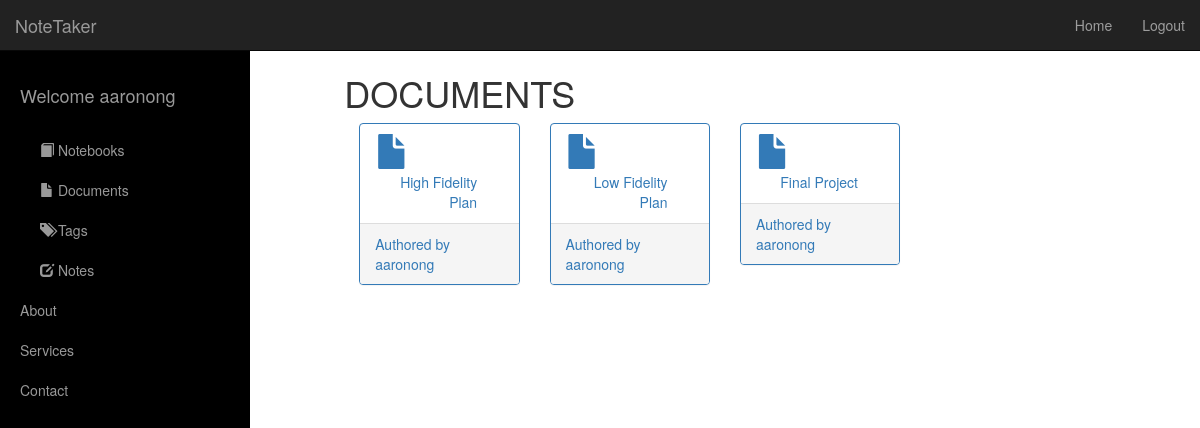
Page /documents/ (signed in) on the committed database.
### notetaker/models.py (models this page shows, shortened)
@python_2_unicode_compatible
class Document(models.Model):
    title = models.CharField(max_length=50)
    notebook = models.ForeignKey(Notebook) # reparented to diff notebook upon delete
    permissions = models.ManyToManyField(
        NoteUser,
        through='Authorization',
        through_fields=('document', 'user')
    )
    time_created = models.DateTimeField(blank=False, auto_now_add=True)
    time_modified = models.DateTimeField(blank=False, auto_now_add=True)

### notetaker/views.py (the view)
# urls.py: url(r'^documents/$', views.documents, name='documents'),
def documents(request):
    all_documents = Document.objects.filter(authorization__user=request.user)
    docs = {}
    for doc in all_documents:
        docs[doc] = NoteUser.objects.filter(authorization__document=doc, authorization__type=3)[0]
    context = {
        'all_documents': docs,
    }
    return render(request, 'documents.html', context)

### notetaker/models.py (called while the page is built)
    def __str__(self):
        return self.username

### templates/documents.html (shortened to what this page needs)
{% extends 'base.html' %}
{% load staticfiles %}
{% block content %}
    <h2>Secret header</h2>
    <h1>DOCUMENTS</h1>
    {% if all_documents %}
        {% for document, owner in all_documents.items %}
            <div class="col-lg-3 col-md-6">
                <div class="panel panel-primary">
                    <a href="/documents/{{ document.id }}/">
                        <div class="panel-heading">
                            <div class="row">
                                <div class="col-xs-2">
                                    <i style="font-size:2.5em;" class="glyphicon glyphicon-file"></i>
                                </div>
                                <div class="col-xs-10 text-right">
                                    <div>{{ document.title }}</div>
                                </div>
                            </div>
                        </div>
                    </a>
                    <a href="/profile/{{ owner.id }}/">
                        <div class="panel-footer">
                            <span class="pull-left">Authored by {{owner}}</span>
                            <div class="clearfix"></div>
                        </div>
                    </a>
                </div>
            </div>
        {% endfor %}
    {% else %}
        <p>No documents are available.</p>
    {% endif %}
{% endblock %}

### templates/base.html (shortened to what this page needs)
{% load staticfiles %}
<!DOCTYPE html>
<html>
	<head>
	    <link href="{% static "bootstrap/js/bootstrap.min.js" %}" rel="stylesheet">
	    <link href="{% static "bootstrap/css/bootstrap.min.css" %}" rel="stylesheet">
    	<link href="{% static "bootstrap/css/simple-sidebar.css" %}" rel="stylesheet">
	</head>
	<body>
	    <div id="wrapper">
        <div id="sidebar-wrapper">
            <ul class="sidebar-nav">
                <li class="sidebar-brand">
                    <a href="#">
                    </a>
                </li>
				<li class="sidebar-brand">
                    <a href="#">
						{% if user.is_authenticated %}
                        Welcome {{ user }}
						{% endif %}
                    </a>
                </li>
                <li>
                    <a href="/notebooks"><i style="font-size:1em;" class="glyphicon glyphicon-book"></i> Notebooks</a>
                </li>
                <li>
                    <a href="/documents"><i style="font-size:1em;" class="glyphicon glyphicon-file"></i> Documents</a>
                </li>
                <li>
                    <a href="/tags"><i style="font-size:1em;" class="glyphicon glyphicon-tags"></i> Tags</a>
                </li>
                <li>
                    <a href="/noteedit"><i style="font-size:1em;" class="glyphicon glyphicon-edit"></i> Notes</a>
                </li>
                <li>
                    <a href="#">About</a>
                </li>
                <li>
                    <a href="#">Services</a>
                </li>
                <li>
                    <a href="#">Contact</a>
                </li>
            </ul>
        </div>
		<nav class="navbar navbar-inverse navbar-fixed-top">
	      <div class="container-fluid">
	      	 <div class="navbar-header">
		       <a href="#menu-toggle" class="navbar-brand" id="menu-toggle">NoteTaker</a>
		    </div>
	        <div id="navbar" class="navbar-collapse collapse">
	          {% if user.is_authenticated %}
	          <ul class="nav navbar-nav navbar-right">
	            <li><a href="{% url 'index' %}">Home</a></li>
	            <li><a href="{% url 'logout' %}">Logout</a></li>
	          </ul>
	          {% endif %}
	        </div>
	      </div>
	    </nav>
	    <div class="container-fluid">
      	  <div class="row">
            <div class="col-sm-8 col-sm-offset-2 col-md-10 col-md-offset-1 main">
			{% block content %}
			{% endblock %}
			</div>
      	  </div>
     	</div>
	</body>
</html>

### rows in the picture
Document: title "High Fidelity Plan", username "aaronong"
Document: title "Low Fidelity Plan", username "aaronong"
Document: title "Final Project", username "aaronong"

### other values in the picture
{{ user }} "aaronong"
